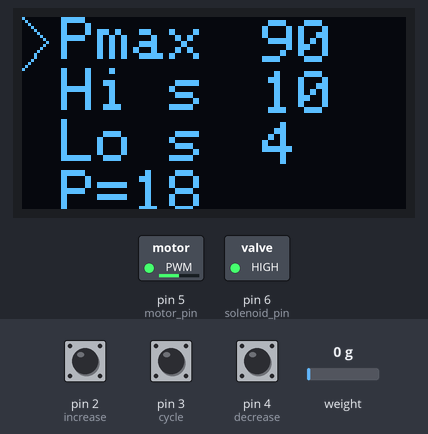
A program run on a simulated Arduino Uno, built with avr-gcc and run on an emulated ATmega328P. Shown: 128×64 one-colour display, switched loads named in the program (green lamp = pin HIGH). The inputs (shaded band) are chosen by the test bench; at power-on: pin 4 (decrease) HIGH, weight on the scale 0 g, pin 2 (increase) HIGH, pin 3 (cycle) HIGH. The display library's start-up logo is not drawn; what the program prints to the serial monitor is not drawn.

Above: at 2.2 s.
2.3 s: pin 4 (decrease) pulled LOW for 0.25 s
At 3.3 s:
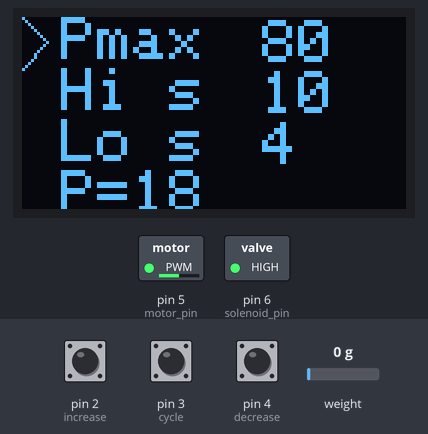
4.0 s: weight on the scale set to 1250 g
At 5.0 s:
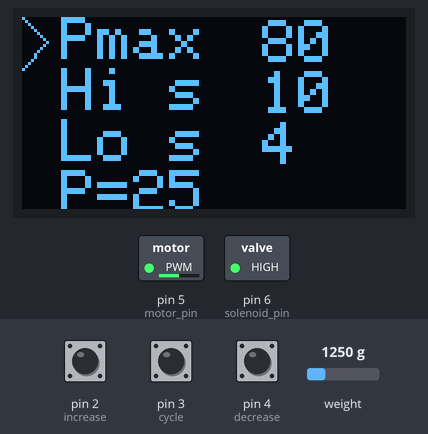
5.6 s: pin 2 (increase) pulled LOW for 0.25 s
At 6.7 s:
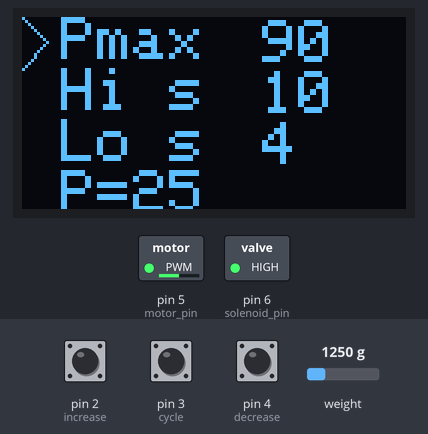
7.3 s: pin 3 (cycle) pulled LOW for 0.25 s
At 8.4 s:
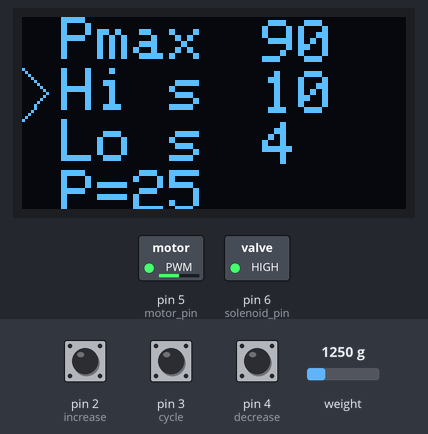
9.0 s: pin 2 (increase) pulled LOW for 1 s
At 10.1 s:
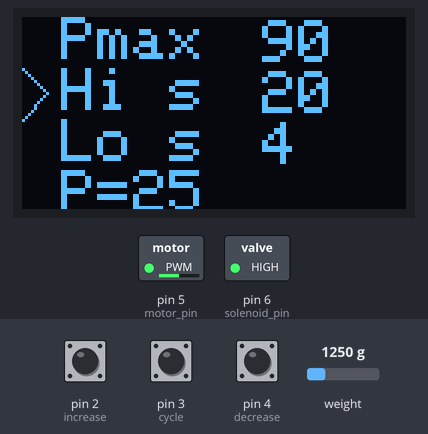
11.5 s: pin 3 (cycle) pulled LOW for 1 s
At 12.0 s:
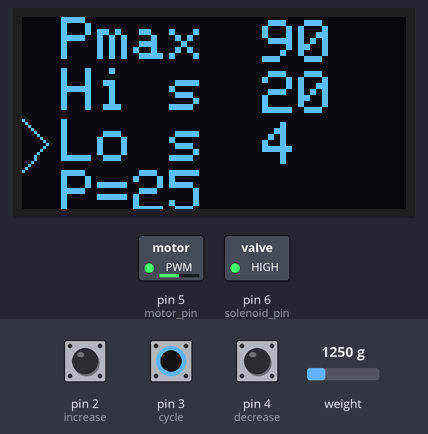
Timing chart, 0 to 14.5 s (numbered marks = the images above; inputs shaded):
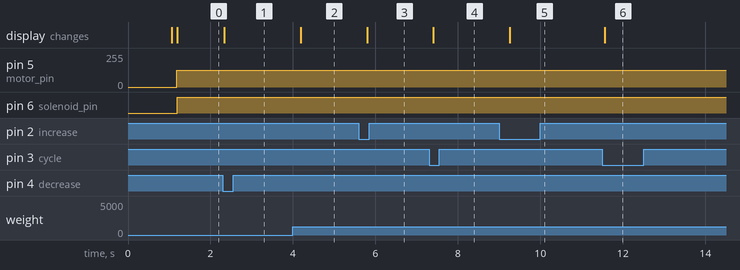

The program:

main.cpp
```cpp
#include "HX711.h"
#include <Arduino.h>

#include "Display.h"
#include "ParamList.h"
#include "sensor_init.h"
#include "util.h"

// const float SETPOINT = 120; // mm Hg
const float DETECTION_FACTOR = 0.95;
const float DEFLATE_MS = 1000;

const int motor_pin = 5;
const int solenoid_pin = 6;

HX711 sensor;

int frame = 0;

Display display;

ParamList param_list;

void setup() {
  Serial.begin(38400);
  sensor_init(sensor, /* dout */ A1, /* sck */ A0);
  display.init();

  frame = 0;
}

float read() {
  // TODO delay(0) in HX711 code causes a long wait?
  // also HX711 uses int division instead of float division
  //   so manually call read()
  return (float(sensor.read()) - float(sensor.get_offset())) /
         float(sensor.get_scale());

  // TODO reading increases steadily, but sometimes resets
  //   maybe needs pullup resistor?
  //   println(frame, millis(), read());
}

int count = 0;
int start = millis();

constexpr int display_width = 128;
constexpr int display_height = 64;
constexpr int line_height = 17;
constexpr int char_width = 12; // 10px + 2px spacing
constexpr int arrow_width = 8;

void draw(float pressure) {
  display.display.clearDisplay();

  // https://learn.adafruit.com/adafruit-gfx-graphics-library/using-fonts
  // height of screen - 64px - roughly fits 4 lines
  // take line height = 17

  // display.display.drawRect(0, param_list.index * line_height,
  //                          display.display.width(), line_height, WHITE);
  const int y_start = param_list.index * line_height;
  const int y_mid = y_start + line_height / 2;
  display.display.drawLine(0, y_start, arrow_width, y_mid, WHITE);
  display.display.drawLine(arrow_width, y_mid, 0, y_start + line_height, WHITE);

  for (int i = 0; i < param_list.param_count; i++) {
    display.display.setCursor(arrow_width + 5, i * line_height);

    const Param &param = param_list.params[i];
    display.display.print(param.name);
    display.display.print(" ");

    // max 4 digits of number
    display.display.setCursor(display_width - 4 * char_width,
                              i * line_height + 1);
    display.display.print((int)param.value);
  }

  display.display.setCursor(arrow_width + 5, 3 * line_height);
  display.display.print("P=");
  display.display.print((int)pressure);

  display.display.display(); // Show initial text
}

void loop() {
  const float val = float(sensor.read());
  const float pressure = val * 0.0000138368 + 18.38962;

  param_list.update();
  draw(pressure);

  if (pressure < param_list.params[0].value * DETECTION_FACTOR) {
    count = 0;
    start = millis();
  } else {
    count = millis() - start;
  }

  if (pressure < param_list.params[0].value) {
    float factor = 1.0;
    analogWrite(motor_pin, 127 * factor);

  } else {
    analogWrite(motor_pin, 0);
  }

  println(pressure, "mm Hg", count);

  if (count > param_list.params[1].value * 1000) {
    Serial.println("Deflate!");
    analogWrite(solenoid_pin, 0);

    delay(param_list.params[2].value * 1000);

    // TODO shd be 2 modes..high and low
    display.display.setCursor(0, 3 * line_height);
    display.display.print("P = ");
    display.display.print(0);

    count = 0;
    start = millis();
  } else {
    analogWrite(solenoid_pin, 255);
  }
  frame++;

  delay(100);
}
```

Button.h
```cpp
#include "Arduino.h"

struct Button {
  int pin;
  bool current = false;
  bool prev = false;

  Button(int pin) : pin(pin) { pinMode(pin, INPUT_PULLUP); }

  void update() {
    prev = current;
    // input pullup so invert
    current = !digitalRead(pin);
  }

  bool is_pressed() const { return current && !prev; }
  //   void is_released() { return !current && prev; }
};
```

Display.h
```cpp
#include <Adafruit_GFX.h>
#include <Adafruit_SSD1306.h>
#include <SPI.h>
#include <Wire.h>

#define SCREEN_WIDTH 128 // OLED display width, in pixels
#define SCREEN_HEIGHT 64 // OLED display height, in pixels

// Declaration for an SSD1306 display connected to I2C (SDA, SCL pins)
#define OLED_RESET -1 // Reset pin # (or -1 if sharing Arduino reset pin)

struct Display {
  Adafruit_SSD1306 display =
      Adafruit_SSD1306(SCREEN_WIDTH, SCREEN_HEIGHT, &Wire, OLED_RESET);

  void init() {
    Serial.begin(38400);

    // SSD1306_SWITCHCAPVCC = generate display voltage from 3.3V internally
    if (!display.begin(SSD1306_SWITCHCAPVCC, 0x3C)) {
      Serial.println(F("SSD1306 allocation failed"));
      for (;;)
        ; // Don't proceed, loop forever
    }

    // Show initial display buffer contents on the screen --
    // the library initializes this with an Adafruit splash screen.
    display.display();

    // Clear the buffer
    display.clearDisplay();

    display.setTextSize(2); // Draw 2X-scale text
    display.setTextColor(WHITE);
  }

  void draw(float value) {
    display.clearDisplay();
    display.setCursor(0, 0);
    display.println(value);
    display.display(); // Show initial text
  }
};
```

Param.h
```cpp
struct Param {
  const char *name;
  float value = 0;
  float inc = 1;
  float dec = 2;
  float min = 0;
  float max = 10;

  void increment() {
    value += inc;
    if (value > max) {
      value = max;
    }
  }

  void decrement() {
    value -= dec;
    if (value < min) {
      value = min;
    }
  }
};
```

ParamList.h
```cpp
#include "Button.h"
#include "Param.h"

struct ParamList {
  const int param_count = 3;

  Param params[3] = {{"Pmax", 90, 10, 10, 10, 120},
                     {"Hi s", 10, 10, 10, 10, 9999},
                     {"Lo s", 4, 10, 10, 10, 9999}};

  int index = 0;

  Button increase = Button(2);
  Button cycle = Button(3);
  Button decrease = Button(4);

  void update() {
    increase.update();
    cycle.update();
    decrease.update();

    if (increase.is_pressed()) {
      params[index].increment();
    }

    if (decrease.is_pressed()) {
      Serial.println("dec");
      params[index].decrement();
    }

    if (cycle.is_pressed()) {
      index = (index + 1) % param_count;
    }
  }
};
```

sensor_init.h
```cpp
#pragma once

#include "HX711.h"
#include "util.h"

void sensor_init(HX711 &sensor, byte dout_pin, byte sck_pin) {
  // parameter "gain" is ommited; the default value 128 is used by the library
  sensor.begin(dout_pin, sck_pin);

  sensor.set_scale(/* scale */ 1.f);
  sensor.tare(); // TODO needed? | reset the sensor to 0
}
```

util.h
```cpp
#pragma once

#include <Arduino.h>

void print_space(auto &&arg) {
  Serial.print(arg);
  Serial.print(' ');
}

template <typename... Args> void println(Args &&...args) {
  (print_space(args), ...);
  Serial.println();
}

float lerp(float value, float from_min, float from_max) {
  return (value - from_min) / (from_max - from_min);
}

float lerp(float value, float from_min, float from_max, float to_min,
           float to_max) {
  return lerp(value, from_min, from_max) * (to_max - to_min) + to_min;
}
```

Measured:
- after the input at 2.3 s, the display: changes at once (image 1)
- after the input at 4.0 s, the display: changes after 0.18 s (image 2)
- after the input at 5.6 s, the display: changes after 0.20 s (image 3)
- after the input at 7.3 s, the display: changes after 0.11 s (image 4)
- after the input at 9.0 s, the display: changes after 0.25 s (image 5)
- after the input at 11.5 s, the display: changes after 0.05 s (image 6)
